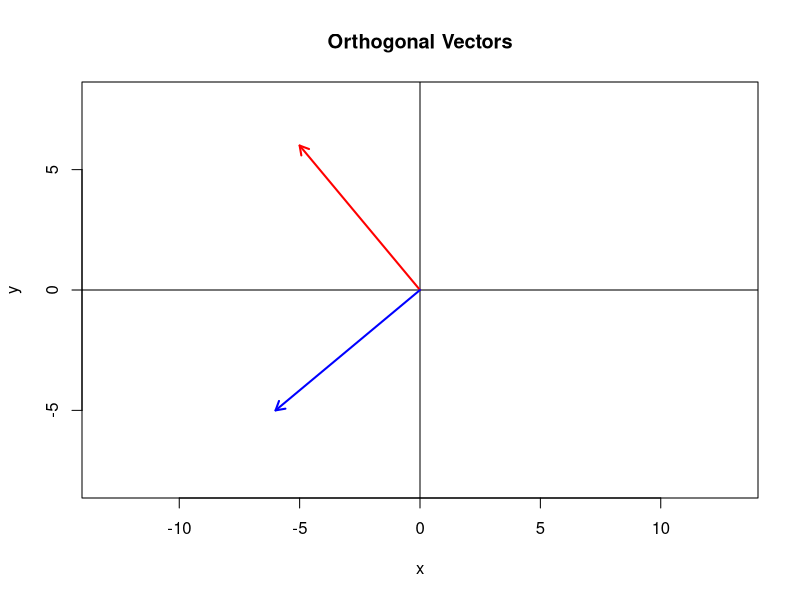

Recreate this plot in R.

# Finding a vector perpendicular to a given 2D vector

u <- sample(-6:6, 2, replace = TRUE)

cat("Given vector u = (", u[1], ", ", u[2], ")\n", sep = "")

# Rotate the vector by 90 degrees
v <- c(-u[2], u[1])

cat("A perpendicular vector is v = (",
    v[1], ", ", v[2], ")\n", sep = "")

# Check that the dot product is zero
dot_product <- sum(u * v)

cat("Dot product u . v =", dot_product, "\n")

if (dot_product == 0) {
  cat("Therefore, u and v are orthogonal.\n")
}



# Plot the two vectors

# Determine suitable plot limits
maximum <- max(abs(c(u, v))) + 2

plot(
  0, 0,
  type = "n",
  xlim = c(-maximum, maximum),
  ylim = c(-maximum, maximum),
  xlab = "x",
  ylab = "y",
  asp = 1,
  main = "Orthogonal Vectors"
)

# Coordinate axes
abline(h = 0)
abline(v = 0)

# Original vector
arrows(
  0, 0,
  u[1], u[2],
  length = 0.1,
  col = "red",
  lwd = 2
)

# Perpendicular vector
arrows(
  0, 0,
  v[1], v[2],
  length = 0.1,
  col = "blue",
  lwd = 2
)
